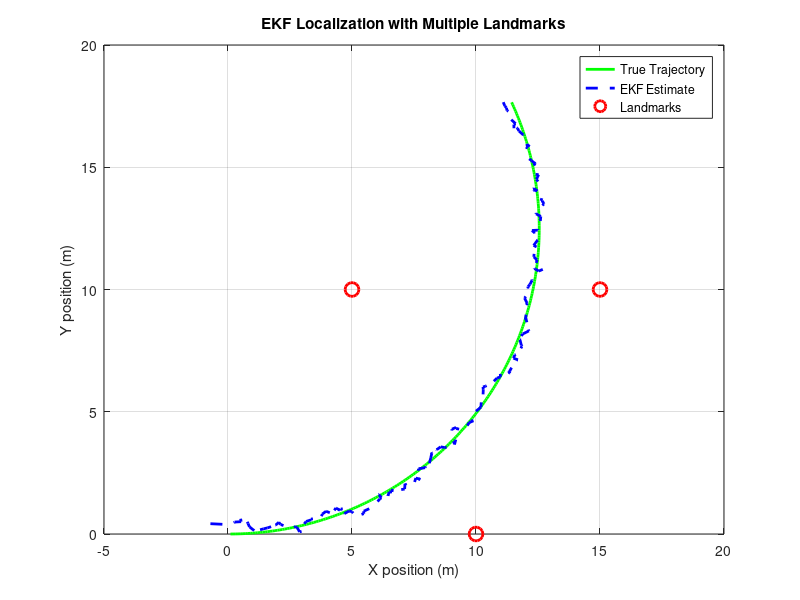
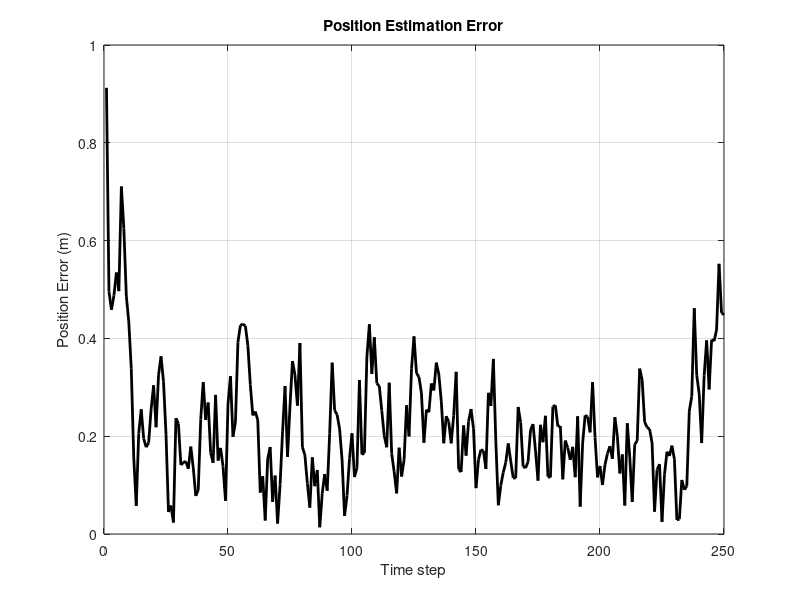

The MATLAB source for these figures, in order:
clc;
clear;
close all;

%% ============================================================
% EKF Localization with Multiple Known Landmarks (Near-SLAM)
% State: x = [x; y; theta]
% ============================================================

%% Simulation parameters
dt = 0.1;          % Time step (s)
N  = 250;          % Number of time steps

%% Noise covariance matrices
Q = diag([0.01 0.01 0.005]);   % Process noise covariance
R = diag([0.3 0.05]);          % Measurement noise [range; bearing]

%% Initial states
x_true = [0; 0; 0];            % True robot state
x_est  = [0; 0; 0];            % Estimated state
P = eye(3);                    % Initial covariance

%% Control inputs
v = 1.0;                       % Linear velocity (m/s)
w = 0.08;                      % Angular velocity (rad/s)

%% Known landmark positions (map is known)
landmarks = [ 5  10  15;
              10  0  10 ];     % Each column is [x_L; y_L]
numL = size(landmarks,2);

%% Data storage
true_path = zeros(3,N);
est_path  = zeros(3,N);

%% ============================================================
% Main EKF Loop
% ============================================================
for k = 1:N

    %% -------- TRUE ROBOT MOTION --------
    x_true = x_true + ...
        [v*dt*cos(x_true(3));
         v*dt*sin(x_true(3));
         w*dt];

    %% -------- EKF PREDICTION --------
    x_pred = x_est + ...
        [v*dt*cos(x_est(3));
         v*dt*sin(x_est(3));
         w*dt];

    F = [1 0 -v*dt*sin(x_est(3));
         0 1  v*dt*cos(x_est(3));
         0 0  1];

    P_pred = F * P * F' + Q;

    %% -------- EKF UPDATE (MULTIPLE LANDMARKS) --------
    x_upd = x_pred;
    P_upd = P_pred;

    for i = 1:numL
        % Landmark position
        lx = landmarks(1,i);
        ly = landmarks(2,i);

        % True measurement
        dx_t = lx - x_true(1);
        dy_t = ly - x_true(2);

        r_true = sqrt(dx_t^2 + dy_t^2);
        b_true = atan2(dy_t, dx_t) - x_true(3);

        z = [r_true; b_true] + sqrt(R)*randn(2,1);

        % Predicted measurement
        dx = lx - x_upd(1);
        dy = ly - x_upd(2);
        q  = dx^2 + dy^2;

        z_pred = [sqrt(q);
                  atan2(dy, dx) - x_upd(3)];

        % Measurement Jacobian
        H = [-dx/sqrt(q),  -dy/sqrt(q),  0;
              dy/q,        -dx/q,       -1];

        % Kalman gain
        K = P_upd * H' / (H * P_upd * H' + R);

        % Update
        x_upd = x_upd + K * (z - z_pred);
        P_upd = (eye(3) - K * H) * P_upd;
    end

    x_est = x_upd;
    P     = P_upd;

    %% -------- SAVE DATA --------
    true_path(:,k) = x_true;
    est_path(:,k)  = x_est;
end

%% ============================================================
% PLOTTING
% ============================================================

figure;
plot(true_path(1,:), true_path(2,:), 'g-', 'LineWidth', 2); hold on;
plot(est_path(1,:), est_path(2,:), 'b--', 'LineWidth', 2);
plot(landmarks(1,:), landmarks(2,:), 'ro', 'MarkerSize', 10, 'LineWidth', 2);
grid on;
xlabel('X position (m)');
ylabel('Y position (m)');
legend('True Trajectory', 'EKF Estimate', 'Landmarks');
title('EKF Localization with Multiple Landmarks');

% Position error
pos_error = sqrt((true_path(1,:) - est_path(1,:)).^2 + ...
                 (true_path(2,:) - est_path(2,:)).^2);

figure;
plot(pos_error, 'k', 'LineWidth', 2);
grid on;
xlabel('Time step');
ylabel('Position Error (m)');
title('Position Estimation Error');
